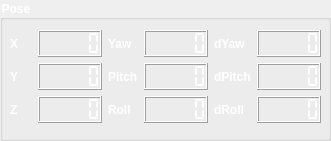
   <widget class="QGroupBox" name="groupBox_2">
    <property name="geometry">
     <rect>
      <x>340</x>
      <y>10</y>
      <width>331</width>
      <height>141</height>
     </rect>
    </property>
    <property name="font">
     <font>
      <weight>75</weight>
      <bold>true</bold>
     </font>
    </property>
    <property name="styleSheet">
     <string notr="true">color: rgb(255, 255, 255);</string>
    </property>
    <property name="title">
     <string>Pose</string>
    </property>
    <widget class="QWidget" name="layoutWidget">
     <property name="geometry">
      <rect>
       <x>10</x>
       <y>30</y>
       <width>311</width>
       <height>93</height>
      </rect>
     </property>
     <layout class="QHBoxLayout" name="horizontalLayout_10">
      <item>
       <layout class="QVBoxLayout" name="verticalLayout_2">
        <item>
         <layout class="QHBoxLayout" name="horizontalLayout_7">
          <item>
           <widget class="QLabel" name="label_4">
            <property name="font">
             <font>
              <weight>75</weight>
              <bold>true</bold>
             </font>
            </property>
            <property name="text">
             <string>X</string>
            </property>
           </widget>
          </item>
          <item>
           <widget class="QLCDNumber" name="lcdx">
            <property name="segmentStyle">
             <enum>QLCDNumber::Flat</enum>
            </property>
           </widget>
          </item>
         </layout>
        </item>
        <item>
         <layout class="QHBoxLayout" name="horizontalLayout_8">
          <item>
           <widget class="QLabel" name="label_5">
            <property name="font">
             <font>
              <weight>75</weight>
              <bold>true</bold>
             </font>
            </property>
            <property name="text">
             <string>Y</string>
            </property>
           </widget>
          </item>
          <item>
           <widget class="QLCDNumber" name="lcdy">
            <property name="segmentStyle">
             <enum>QLCDNumber::Flat</enum>
            </property>
           </widget>
          </item>
         </layout>
        </item>
        <item>
         <layout class="QHBoxLayout" name="horizontalLayout_9">
          <item>
           <widget class="QLabel" name="label_6">
            <property name="font">
             <font>
              <weight>75</weight>
              <bold>true</bold>
             </font>
            </property>
            <property name="text">
             <string>Z</string>
            </property>
           </widget>
          </item>
          <item>
           <widget class="QLCDNumber" name="lcdz">
            <property name="segmentStyle">
             <enum>QLCDNumber::Flat</enum>
            </property>
           </widget>
          </item>
         </layout>
        </item>
       </layout>
      </item>
      <item>
       <layout class="QVBoxLayout" name="verticalLayout">
        <item>
         <layout class="QHBoxLayout" name="horizontalLayout">
          <item>
           <widget class="QLabel" name="label_7">
            <property name="font">
             <font>
              <weight>75</weight>
              <bold>true</bold>
             </font>
            </property>
            <property name="text">
             <string>Yaw</string>
            </property>
           </widget>
          </item>
          <item>
           <widget class="QLCDNumber" name="lcdyaw">
            <property name="segmentStyle">
             <enum>QLCDNumber::Flat</enum>
            </property>
           </widget>
          </item>
         </layout>
        </item>
        <item>
         <layout class="QHBoxLayout" name="horizontalLayout_2">
          <item>
           <widget class="QLabel" name="label_8">
            <property name="font">
             <font>
              <weight>75</weight>
              <bold>true</bold>
             </font>
            </property>
            <property name="text">
             <string>Pitch</string>
            </property>
           </widget>
          </item>
          <item>
           <widget class="QLCDNumber" name="lcdpitch">
            <property name="segmentStyle">
             <enum>QLCDNumber::Flat</enum>
            </property>
           </widget>
          </item>
         </layout>
        </item>
        <item>
         <layout class="QHBoxLayout" name="horizontalLayout_6">
          <item>
           <widget class="QLabel" name="label_9">
            <property name="font">
             <font>
              <weight>75</weight>
              <bold>true</bold>
             </font>
            </property>
            <property name="text">
             <string>Roll</string>
            </property>
           </widget>
          </item>
          <item>
           <widget class="QLCDNumber" name="lcdroll">
            <property name="segmentStyle">
             <enum>QLCDNumber::Flat</enum>
            </property>
           </widget>
          </item>
         </layout>
        </item>
       </layout>
      </item>
      <item>
       <layout class="QVBoxLayout" name="verticalLayout_3">
        <item>
         <layout class="QHBoxLayout" name="horizontalLayout_22">
          <item>
           <widget class="QLabel" name="label_21">
            <property name="font">
             <font>
              <weight>75</weight>
              <bold>true</bold>
             </font>
            </property>
            <property name="text">
             <string>dYaw</string>
            </property>
           </widget>
          </item>
          <item>
           <widget class="QLCDNumber" name="lcddyaw">
            <property name="segmentStyle">
             <enum>QLCDNumber::Flat</enum>
            </property>
           </widget>
          </item>
         </layout>
        </item>
        <item>
         <layout class="QHBoxLayout" name="horizontalLayout_23">
          <item>
           <widget class="QLabel" name="label_22">
            <property name="font">
             <font>
              <weight>75</weight>
              <bold>true</bold>
             </font>
            </property>
            <property name="text">
             <string>dPitch</string>
            </property>
           </widget>
          </item>
          <item>
           <widget class="QLCDNumber" name="lcddpitch">
            <property name="segmentStyle">
             <enum>QLCDNumber::Flat</enum>
            </property>
           </widget>
          </item>
         </layout>
        </item>
        <item>
         <layout class="QHBoxLayout" name="horizontalLayout_24">
          <item>
           <widget class="QLabel" name="label_23">
            <property name="font">
             <font>
              <weight>75</weight>
              <bold>true</bold>
             </font>
            </property>
            <property name="text">
             <string>dRoll</string>
            </property>
           </widget>
          </item>
          <item>
           <widget class="QLCDNumber" name="lcddroll">
            <property name="segmentStyle">
             <enum>QLCDNumber::Flat</enum>
            </property>
           </widget>
          </item>
         </layout>
        </item>
       </layout>
      </item>
     </layout>
    </widget>
   </widget>
